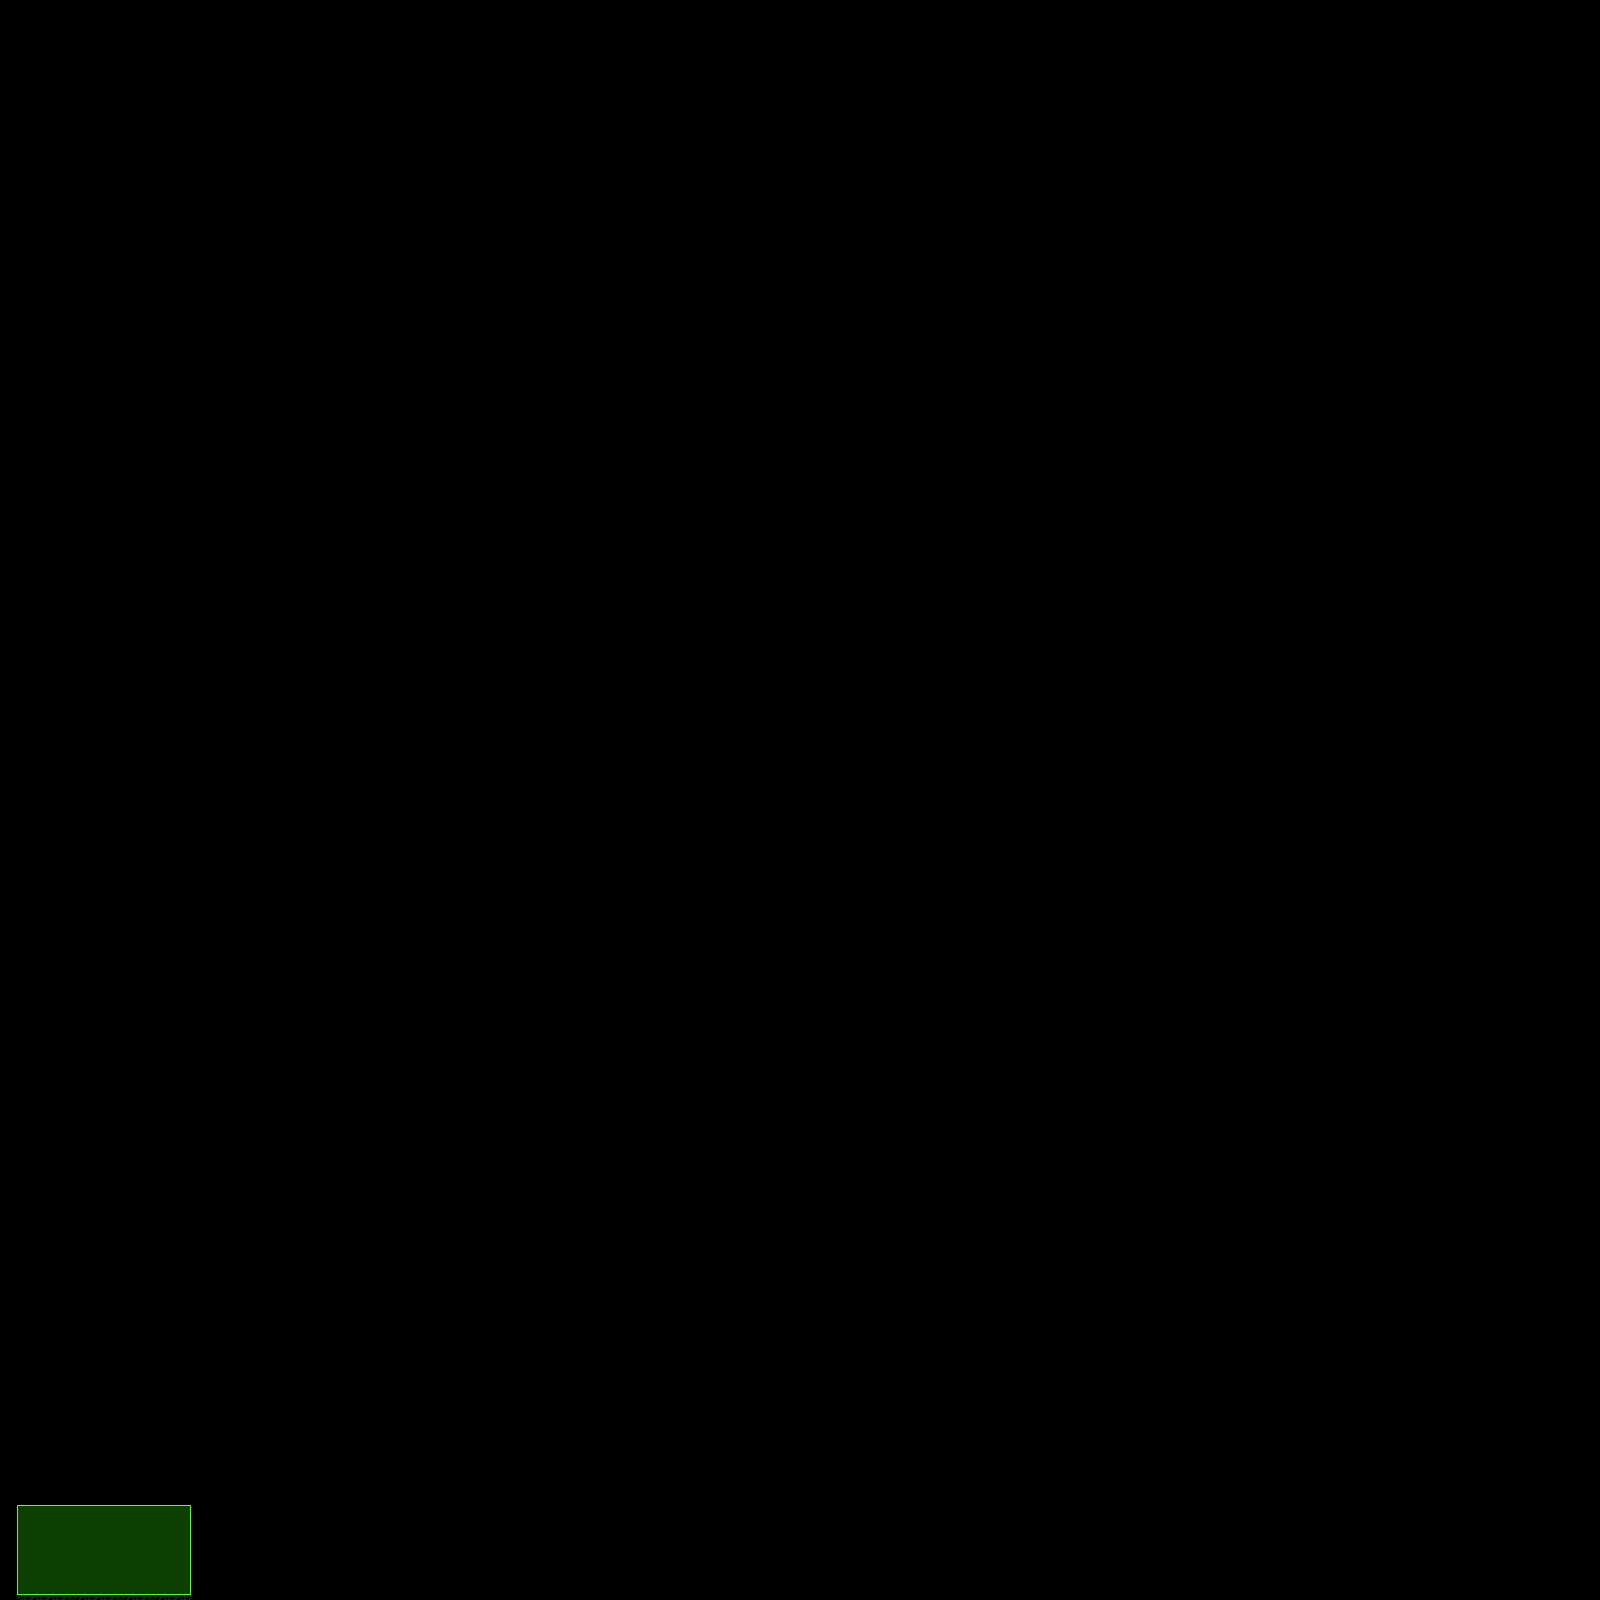

A level layout from a 2D game, rendered from its tile map. Below: a short description, then the map file with tile-grid data replaced by summaries:
An orthogonal 100x100 tile map with 16x16 px tiles, 1 tile layer (calque0).

<map version="1.0" orientation="orthogonal" width="100" height="100" tilewidth="16" tileheight="16">
 <tileset firstgid="1" name="aitrinity" tilewidth="16" tileheight="16">
  <image source="tileset.png" width="128" height="32" />
 </tileset>
 <layer name="calque0" width="100" height="100">
  <data>[10000 cells, 66 non-empty, 10 distinct tile ids]</data>
 </layer>
</map>
